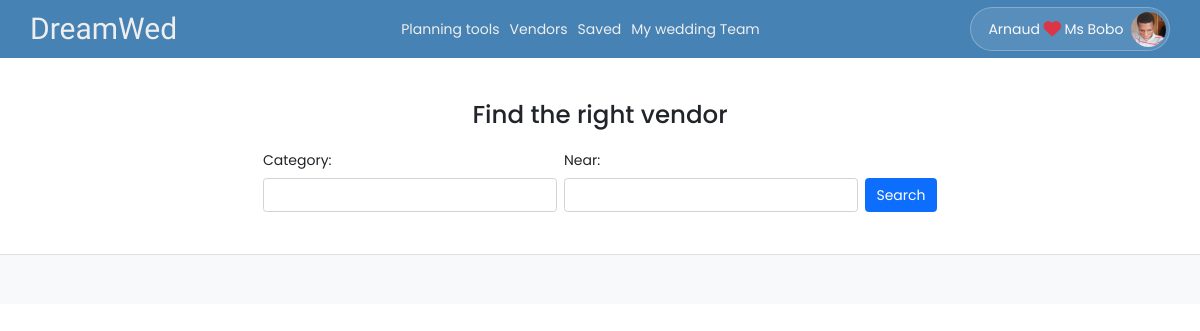
Page /vendors/ (signed in) on the committed database.
### dreamwed/models.py (models this page shows, shortened)
class User(AbstractUser):
   is_vendor = models.BooleanField(default=False)
   is_wedding_planner = models.BooleanField(default=False)
   phone_number = PhoneNumberField(blank=True, null=True, unique=True)
   profile = models.ImageField(default='default.jpg', upload_to='profile_pics')
   class Meta:
      ordering = ['last_name', 'first_name']

class WeddingPlanner(models.Model):
   user = models.OneToOneField(User, on_delete=CASCADE, primary_key=True)
   partner_first_name = models.CharField(max_length=50, blank=True, null=True)
   partner_last_name = models.CharField(max_length=50, blank=True, null=True)
   wedding_date = models.DateField(blank=True, null=True)
   wedding_budget = models.FloatField(blank=True, null=True)

### dreamwed/views/wedplanner.py (the view, shortened to what this page needs)
# urls.py: path('vendors/', wedplanner.vendors, name='vendors'),
def vendors(request):
   if(not request.headers.get('X-Requested-With') == 'XMLHttpRequest'):
      vendor_categories = VendorCategory.objects.all()
      vendor_locations = Vendor.objects.values('city').distinct()
      context = {
         'vendor_categories': vendor_categories,
         'vendor_locations': vendor_locations,
      }
      return render(request, 'wedplanner/vendors.html', context)

### templates/wedplanner/vendors.html (shortened to what this page needs)
{% extends 'base.html' %}
{% block body %}
{% include 'include/header.html' %}
<section class="py-5">
   <div class="container">
      <h3 class="text-center mb-4">Find the right vendor</h3>
      <form name="search-vendors" method="POST" class="d-flex align-items-end justify-content-center">
         <div>
            <label for="browse-v-categories" class="form-label">Category:</label>
            <input type="text" id="browse-v-categories" list="v-categories" class="form-control">
         </div>
         <div class="ms-2">
            <label for="browse-v-locations" class="form-label">Near:</label>
            <input type="text" id="browse-v-locations" list="v-locations" class="form-control">
         </div>
         <button type="submit" class="btn btn-primary ms-2">Search</button>
      </form>
   </div>
</section>
<section class="vendors-page bg-light border-top py-4">
   <div class="container">
      <div class="row row-cols-1 row-cols-md-4 g-4 py-3" id="vendors-grid"></div>
   </div>
</section>
{% endblock body %}
{% block scripts %}
{% load static %}
{% endblock scripts %}

### templates/include/header.html (shortened to what this page needs)
<nav class="sticky-top" id="navbar">
   <div class="container nav-container py-2 px-0">
      <div class="d-flex justify-content-between">
         <a id="logo" class="navbar-brand" href="{% url 'home' %}">DreamWed</a>
      </div>
      <div class="nav-secondary nav-middle">
         <div class="nav-links">
            {% if user.is_wedding_planner %}
            <a href="{% url 'checklist-all' %}">Planning tools</a>
            <a href="{% url 'vendors' %}">Vendors</a>
            <a href="{% url 'bookmarks' %}">Saved</a>
            <a href="{% url 'my-wedding-team' %}">My wedding Team</a>
            {% elif user.is_vendor %}
            <a href="{% url 'user-profile' %}">My vendor profile</a>
            <a href="#">Inquiries</a>
            <a href="#">Pricing requests</a>
            {% endif %}
         </div>
      </div>
      <div class="nav-secondary nav-right">
         <div class="nav-links">
            {% if user.is_authenticated %}
            <div class="dropdown d-flex align-items-center">
               <button class="dropdown-toggle p-1 rounded-pill d-flex align-items-center" type="button" id="dropdownProfile" data-bs-toggle="dropdown"aria-expanded="false" style="background: rgba(255, 255, 255, 0.1); border: 1px solid rgba(255, 255, 255, 0.25)">
                  <div class="d-flex align-items-center text-light ms-3 me-1">
                     {% if user.is_wedding_planner %}
                        <span>{{ user.first_name }}</span>
                        <i class="text-danger fs-5 mx-1 fas fa-heart"></i>
                        <span>{{user.weddingplanner.partner_first_name}}</span>
                     {% else %}
                        <span>{{ user.username }}</span>
                     {% endif %}
                  </div>
                  <span class="circle-sm rounded-circle d-flex align-items-center justify-content-center overflow-hidden ms-1">
                     <img src="{{ user.profile.url }}" alt="Profile picture">
                  </span>
               </button>
            </div>
            {% else %}
            <a href="{% url 'register' %}">Create account</a>
            <a href="{% url 'login' %}">User Login</a>
            <a href="{% url 'admin:index' %}?next={% url 'home' %}">Admin Login</a>
            {% endif %}
         </div>
      </div>
   </div>
</nav>

### static/css/main.css (style rules this page uses)
html, body { font: 400 14px/1.5 'Poppins', sans-serif; }
body { margin: 0; padding: 0 0 4rem; position: relative; }
#logo { font-family: 'Fleur De Leah', cursive; font-size: 30px; line-height: 1; }
a { text-decoration: none; }
img { max-width: 100%; }
label { margin-bottom: 2px; }
.circle-sm { --size: 35px; width: var(--size); height: var(--size); }
#dropdownProfile::after { display: none; }
#navbar { background: steelblue; }
#navbar a { color: #eee; }
#navbar .nav-secondary { max-height: 0; overflow: hidden; transform: translate(-100%, 0); transition: 0.25s ease-in-out; }
#navbar .nav-right .nav-links { padding-top: 1rem; border-top: 1px solid #aaa; }
#navbar .nav-middle .nav-links { padding: 1.4rem 0 1rem; }
#navbar .nav-secondary a { display: block; padding: 12px 0; }
@media screen and (min-width: 800px) { #navbar .nav-container { display: flex; justify-content: space-between; align-items: center; } }
@media screen and (min-width: 800px) { #navbar .nav-secondary { max-height: initial !important; overflow: initial !important; transform: translate(0) !important; } }
@media screen and (min-width: 800px) { #navbar .nav-secondary .nav-links { height: 100%; display: flex; align-items: center; } }
@media screen and (min-width: 800px) { #navbar .nav-right .nav-links { padding: 0; border: none; } }
@media screen and (min-width: 800px) { #navbar .nav-middle .nav-links { padding: 0; } }
@media screen and (min-width: 800px) { #navbar .nav-secondary a { padding: 0; } }
@media screen and (min-width: 800px) { #navbar .nav-secondary a + a { margin-left: 10px; } }

### rows in the picture
User: first_name "Arnaud", weddingplanner.partner_first_name "Ms Bobo", profile (picture)
